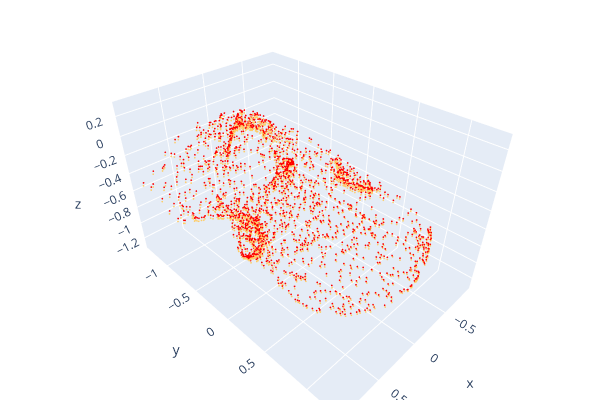

Write notebook code for a chart like this one.
### Code cell
new_src_pcd = make_open3d_point_cloud(src_points)
new_src_pcd.transform(transform)
o3d.visualization.draw_plotly([estimated_t_src_pcd, new_src_pcd])

### Figure 1 — Plotly figure (JSON) as saved in the notebook; plotly's stock layout.template omitted (floating-point values rounded to 4 significant figures; data arrays with more than 128 entries replaced by an {"elided": "..."} marker saying what was removed)
{"data": [{"marker": {"color": {"elided": "2057x3 float values"}, "size": 1}, "mode": "markers", "type": "scatter3d", "x": {"elided": "2057 float values"}, "y": {"elided": "2057 float values"}, "z": {"elided": "2057 float values"}}, {"marker": {"color": {"elided": "2057x3 float values"}, "size": 1}, "mode": "markers", "type": "scatter3d", "x": {"elided": "2057 float values"}, "y": {"elided": "2057 float values"}, "z": {"elided": "2057 float values"}}], "layout": {"height": 400, "margin": {"b": 0, "l": 0, "r": 0, "t": 0}, "scene": {"camera": {"center": {"x": 0, "y": 0, "z": 0}, "up": {"x": 0, "y": 0, "z": 1}}}, "showlegend": false, "width": 600}}
